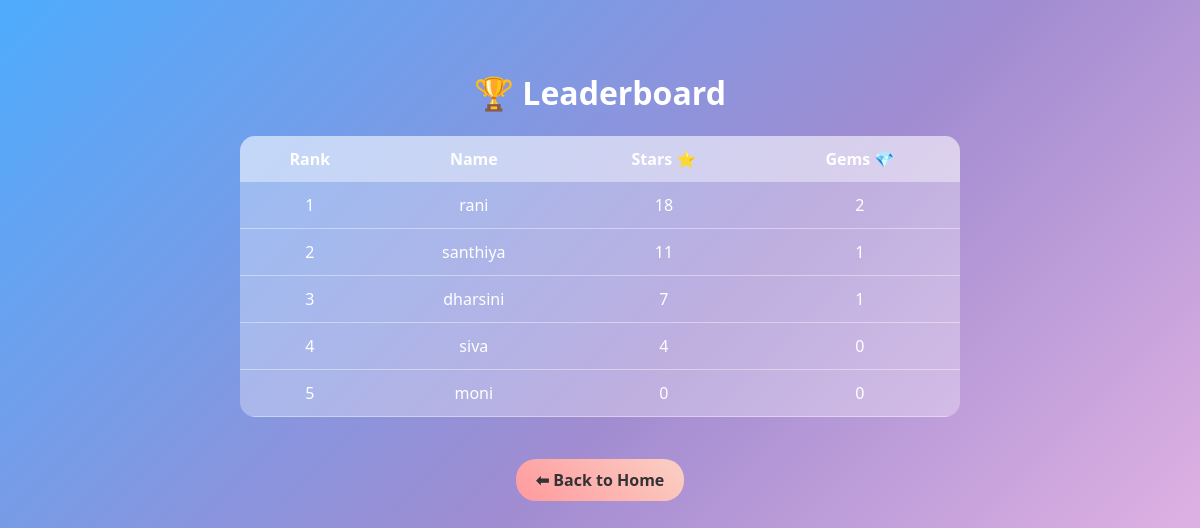
The app's page /leaderboard with its own data.
### tables this page shows
CREATE TABLE players (
        id INTEGER PRIMARY KEY AUTOINCREMENT,
        username TEXT UNIQUE,
        total_stars INTEGER DEFAULT 0,
        total_gems INTEGER DEFAULT 0
    );

### app.py (the view)
@app.route("/leaderboard")
def leaderboard():
    conn = sqlite3.connect("game.db")
    c = conn.cursor()
    c.execute("""
    SELECT username, total_stars, total_gems
    FROM players
    ORDER BY total_gems DESC, total_stars DESC
""")
    players = c.fetchall()
    conn.close()
    return render_template("leaderboard.html", players=players)

### templates/leaderboard.html (shortened to what this page needs)
<!DOCTYPE html>
<html>
<head>
    <link rel="stylesheet" href="{{ url_for('static', filename='style.css') }}">
</head>
<body>
<div class="leaderboard-container">
    <h1>🏆 Leaderboard</h1>
    <table>
        <tr>
            <th>Rank</th>
            <th>Name</th>
            <th>Stars ⭐</th>
            <th>Gems 💎</th>
        </tr>
        {% for player in players %}
        <tr>
            <td>{{ loop.index }}</td>
            <td>{{ player[0] }}</td>
            <td>{{ player[1] }}</td>
            <td>{{ player[2] }}</td>
        </tr>
        {% endfor %}
    </table>
    <br>
    <a href="/" class="back-btn">⬅ Back to Home</a>
</div>
</body>
</html>

### static/style.css (style rules this page uses)
body { margin: 0; padding: 0; font-family: 'Segoe UI', sans-serif; }
.leaderboard-container { min-height: 100vh; background: linear-gradient(135deg, #4facfe, #a18cd1, #fbc2eb); padding-top: 50px; text-align: center; color: white; }
table { margin: auto; width: 60%; border-collapse: collapse; background: rgba(255,255,255,0.3); border-radius: 15px; overflow: hidden; }
th { background: rgba(255,255,255,0.4); padding: 12px; }
td { padding: 12px; border-bottom: 1px solid rgba(255,255,255,0.4); text-align: center; }
.back-btn { display: inline-block; margin-top: 20px; padding: 10px 20px; background: linear-gradient(45deg, #ff9a9e, #fad0c4); border-radius: 20px; text-decoration: none; color: #333; font-weight: bold; }

### records on screen
players: username "rani", total_stars "18", total_gems "2"
players: username "santhiya", total_stars "11", total_gems "1"
players: username "dharsini", total_stars "7", total_gems "1"
players: username "siva", total_stars "4", total_gems "0"
players: username "moni", total_stars "0", total_gems "0"
